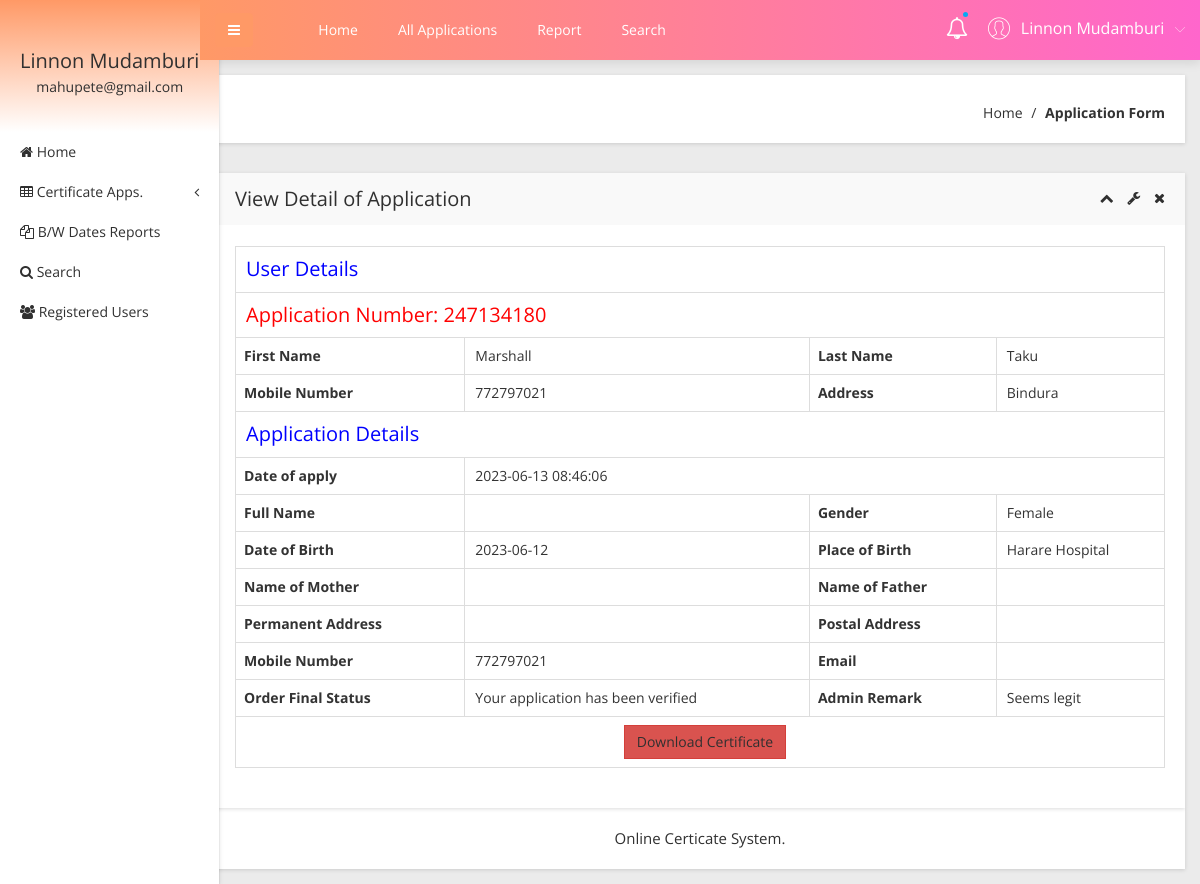
Screenshot of /obcs/admin/view-application-detail.php?viewid=33 (signed in) with the database file from the repository.
### tables this page shows
CREATE TABLE `tblapplication` (
  `ID` int(10) NOT NULL,
  `UserID` int(5) NOT NULL,
  `ApplicationID` varchar(200) DEFAULT NULL,
  `DateofBirth` varchar(200) DEFAULT NULL,
  `Gender` varchar(50) DEFAULT NULL,
  `ChildFirstNames` varchar(200) DEFAULT NULL,
  `PlaceofBirth` varchar(200) DEFAULT NULL,
  `FatherFirstNames` varchar(200) DEFAULT NULL,
  `MotherFirstNames` varchar(120) DEFAULT NULL,
  `childLastName` varchar(100) NOT NULL,
  `FatherLastName` varchar(100) NOT NULL,
  `FatherPob` varchar(100) NOT NULL,
  `FatherID` varchar(200) DEFAULT NULL,
  `Dateofapply` timestamp NULL DEFAULT CURRENT_TIMESTAMP,
  `Remark` varchar(200) DEFAULT NULL,
  `Status` varchar(50) DEFAULT NULL,
  `UpdationDate` timestamp NULL DEFAULT NULL ON UPDATE CURRENT_TIMESTAMP,
  `BirthRecordNo` int(50) DEFAULT NULL,
  `InformantAddress` varchar(100) DEFAULT NULL,
  `InformantQualification` varchar(100) DEFAULT NULL,
  `InformantName` varchar(50) DEFAULT NULL,
  `MotherLastName` varchar(50) DEFAULT NULL,
  `MotherID` varchar(50) DEFAULT NULL,
  `MotherPob` varchar(100) NOT NULL
);

CREATE TABLE `tbluser` (
  `ID` int(10) NOT NULL,
  `FirstName` varchar(200) DEFAULT NULL,
  `LastName` varchar(200) DEFAULT NULL,
  `MobileNumber` bigint(10) DEFAULT NULL,
  `Address` mediumtext,
  `Password` varchar(200) NOT NULL,
  `RegDate` timestamp NULL DEFAULT CURRENT_TIMESTAMP
);

### obcs/admin/view-application-detail.php (the view, shortened to what this page needs)
<?php
include('includes/dbconnection.php');
if (strlen($_SESSION['obcsaid']==0)) {
  header('location:logout.php');
  } else{
  ?>
<!doctype html>
<html class="no-js" lang="en">
<head>
    <link rel="stylesheet" href="css/bootstrap.min.css">
    <link rel="stylesheet" href="css/font-awesome.min.css">
    <link rel="stylesheet" href="css/adminpro-custon-icon.css">
    <link rel="stylesheet" href="css/meanmenu.min.css">
    <link rel="stylesheet" href="css/jquery.mCustomScrollbar.min.css">
    <link rel="stylesheet" href="css/animate.css">
    <link rel="stylesheet" href="css/data-table/bootstrap-table.css">
    <link rel="stylesheet" href="css/data-table/bootstrap-editable.css">
    <link rel="stylesheet" href="css/normalize.css">
    <link rel="stylesheet" href="css/c3.min.css">
    <link rel="stylesheet" href="style.css">
    <link rel="stylesheet" href="css/responsive.css">
</head>
<body class="materialdesign">
    <div class="wrapper-pro">
      <?php include_once('includes/sidebar.php');?>
        <?php include_once('includes/header.php');?>
            <div class="breadcome-area mg-b-30 small-dn">
                <div class="container-fluid">
                    <div class="row">
                        <div class="col-lg-12">
                            <div class="breadcome-list shadow-reset">
                                <div class="row">
                                    <div class="col-lg-12">
                                        <ul class="breadcome-menu">
                                            <li><a href="dashboard.php">Home</a> <span class="bread-slash">/</span>
                                            </li>
                                            <li><span class="bread-blod">Application Form</span>
                                            </li>
                                        </ul>
                                    </div>
                                </div>
                            </div>
                        </div>
                    </div>
                </div>
            </div>
            <div class="data-table-area mg-b-15">
                <div class="container-fluid">
                    <div class="row">
                        <div class="col-lg-12">
                            <div class="sparkline13-list shadow-reset">
                                <div class="sparkline13-hd">
                                    <div class="main-sparkline13-hd">
                                        <h1>View <span class="table-project-n">Detail of</span> Application</h1>
                                        <div class="sparkline13-outline-icon">
                                            <span class="sparkline13-collapse-link"><i class="fa fa-chevron-up"></i></span>
                                            <span><i class="fa fa-wrench"></i></span>
                                            <span class="sparkline13-collapse-close"><i class="fa fa-times"></i></span>
                                        </div>
                                    </div>
                                </div>
                                <div class="sparkline13-graph">
                                    <div class="datatable-dashv1-list custom-datatable-overright">
                                         <?php
                               $vid=$_GET['viewid'];
$sql="SELECT tblapplication.*,tbluser.FirstName,tbluser.LastName,tbluser.MobileNumber,tbluser.Address from  tblapplication join  tbluser on tblapplication.UserID=tbluser.ID where tblapplication.ID=:vid";
$query = $dbh -> prepare($sql);
$query-> bindParam(':vid', $vid, PDO::PARAM_STR);
$query->execute();
$results=$query->fetchAll(PDO::FETCH_OBJ);
$cnt=1;
if($query->rowCount() > 0)
{
foreach($results as $row)
{               ?>
                                <table border="1" class="table table-bordered">
 <tr align="center">
<td colspan="4" style="font-size:20px;color:blue">
 User Details</td></tr>
<tr align="center">
<td colspan="4" style="font-size:20px;color:red">
 Application Number:   <?php  echo $row->ApplicationID;?></td></tr>
    <tr>
    <th scope>First Name</th>
    <td><?php  echo $row->FirstName;?></td>
    <th scope>Last Name</th>
    <td><?php  echo $row->LastName;?></td>
  </tr>
  <tr>
    <th scope>Mobile Number</th>
    <td><?php  echo $row->MobileNumber;?></td>
    <th>Address</th>
    <td><?php  echo $row->Address;?></td>
  </tr>
<tr align="center">
<td colspan="4" style="font-size:20px;color:blue">
 Application Details</td></tr>
 <tr>
         <th scope>Date of apply</th>
    <td colspan="3"><?php  echo $row->Dateofapply;?></td>
 </tr>
 <tr>
    <th scope>Full Name</th>
    <td><?php  echo $row->FullName;?></td>
    <th scope>Gender</th>
    <td><?php  echo $row->Gender;?></td>
  </tr>
   <tr>
    <th scope>Date of Birth</th>
    <td><?php  echo $row->DateofBirth;?></td>
    <th scope>Place of Birth</th>
    <td><?php  echo $row->PlaceofBirth;?></td>
  </tr>
  <tr>
    <th scope>Name of Mother</th>
    <td><?php  echo $row->NameOfMother;?></td>
       <th scope>Name of Father</th>
    <td><?php  echo $row->NameofFather;?></td>
  </tr>
   <tr>
<th scope>Permanent Address</th>
    <td><?php  echo $row->PermanentAdd;?></td>
    <th scope>Postal Address</th>
    <td><?php  echo $row->PostalAdd;?></td>
  </tr>
   <tr>
        <th scope>Mobile Number</th>
    <td><?php  echo $row->MobileNumber;?></td>
    <th scope>Email</th>
    <td><?php  echo $row->Email;?></td>
  </tr>
  <tr>
     <th>Order Final Status</th>
    <td> <?php  $status=$row->Status;
if($row->Status=="Verified")
{
  echo "Your application has been verified";
}
     ;?></td>
     <th >Admin Remark</th>
    <?php if($row->Status==""){ ?>
                     <td><?php echo "Your application has still pending"; ?></td>
<?php } else { ?>                  <td><?php  echo htmlentities($row->Remark);?>
                  </td>
                  <?php } ?>
  </tr>
<?php  if($row->Status=='Verified'): ?>
    <tr>
        <td colspan="4" style="text-align:center;">
    <a href="download-certificate.php?cid=<?php  echo $row->ApplicationID;?>" class="btn btn-danger">
    Download Certificate</a></td>
</tr>
<?php endif;?>
  <?php $cnt=$cnt+1;}} ?>
</table>
                    </div>
                </div>
            </div>
        </div>
    </div>
  <?php include_once('includes/footer.php');?>
</body>
</html><?php }  ?>

### obcs/admin/includes/sidebar.php (shortened to what this page needs)
     <?php
include('includes/dbconnection.php');
if (strlen($_SESSION['obcsaid']==0)) {
  header('location:logout.php');
  } else{
  ?>
  <div class="left-sidebar-pro">
            <nav id="sidebar">
                <div class="sidebar-header">
                    <?php
$aid=$_SESSION['obcsaid'];
$sql="SELECT AdminName,Email from  tbladmin where ID=:aid";
$query = $dbh -> prepare($sql);
$query->bindParam(':aid',$aid,PDO::PARAM_STR);
$query->execute();
$results=$query->fetchAll(PDO::FETCH_OBJ);
$cnt=1;
if($query->rowCount() > 0)
{
foreach($results as $row)
{               ?>
                    <h3> <?php  echo $row->AdminName;?></h3>
                    <p> <?php  echo $row->Email;?></p>
                  <?php $cnt=$cnt+1;}} ?>
                </div>
                <div class="left-custom-menu-adp-wrap">
                    <ul class="nav navbar-nav left-sidebar-menu-pro">
                        <li class="nav-item">
                            <a href="dashboard.php" role="button" aria-expanded="false"><i class="fa big-icon fa-home"></i> <span class="mini-dn">Home</span> </a>
                        </li>
                        <li class="nav-item"><a href="#" data-toggle="dropdown" role="button" aria-expanded="false" class="nav-link dropdown-toggle"><i class="fa big-icon fa-table"></i> <span class="mini-dn">Certificate Apps.</span> <span class="indicator-right-menu mini-dn"><i class="fa indicator-mn fa-angle-left"></i></span></a>
                        </li>
                        <li class="nav-item">
                            <a href="between-dates-report.php" role="button" aria-expanded="false"><i class="fa big-icon fa-files-o"></i> <span class="mini-dn">B/W Dates Reports</span> </a>
                        </li>
                        <li class="nav-item">
                            <a href="search.php" role="button" aria-expanded="false"><i class="fa fa-search"></i> <span class="mini-dn">Search</span> </a>
                        </li>
                             <li class="nav-item">
                            <a href="  registered-users.php" role="button" aria-expanded="false"><i class="fa fa-users"></i> <span class="mini-dn">Registered Users</span> </a>
                        </li>
                    </ul>
                </div>
            </nav>
        </div>
        <?php }  ?>

### obcs/admin/includes/header.php (shortened to what this page needs)
      <?php
include('includes/dbconnection.php');
if (strlen($_SESSION['obcsaid']==0)) {
  header('location:logout.php');
  } else{
  ?>
 <div class="content-inner-all">
            <div class="header-top-area">
                <div class="fixed-header-top">
                    <div class="container-fluid">
                        <div class="row">
                            <div class="col-lg-1 col-md-6 col-sm-6 col-xs-12">
                                <button type="button" id="sidebarCollapse" class="btn bar-button-pro header-drl-controller-btn btn-info navbar-btn">
                                    <i class="fa fa-bars"></i>
                                </button>
                            </div>
                            <div class="col-lg-6 col-md-1 col-sm-1 col-xs-12">
                                <div class="header-top-menu tabl-d-n">
                                    <ul class="nav navbar-nav mai-top-nav">
                                        <li class="nav-item"><a href="dashboard.php" class="nav-link">Home</a>
                                        </li>
                                        <li class="nav-item"><a href="all-applications.php" class="nav-link">All Applications</a>
                                        </li>
                                        <li class="nav-item"><a href="between-dates-report.php" class="nav-link">Report</a>
                                        </li>
                                        <li class="nav-item"><a href="search.php" class="nav-link">Search</a>
                                        </li>
                                    </ul>
                                </div>
                            </div>
                            <div class="col-lg-5 col-md-5 col-sm-6 col-xs-12">
                                <div class="header-right-info">
                                    <ul class="nav navbar-nav mai-top-nav header-right-menu">
                                        <li class="nav-item"><a href="new-birth-application.php" data-toggle="dropdown" role="button" aria-expanded="false" class="nav-link dropdown-toggle"><i class="fa fa-bell-o" aria-hidden="true"></i><span class="indicator-nt"></span></a>
                                        </li>
                                        <li class="nav-item">
                                            <a href="#" data-toggle="dropdown" role="button" aria-expanded="false" class="nav-link dropdown-toggle">
                                                <?php
$aid=$_SESSION['obcsaid'];
$sql="SELECT AdminName,Email from  tbladmin where ID=:aid";
$query = $dbh -> prepare($sql);
$query->bindParam(':aid',$aid,PDO::PARAM_STR);
$query->execute();
$results=$query->fetchAll(PDO::FETCH_OBJ);
$cnt=1;
if($query->rowCount() > 0)
{
foreach($results as $row)
{               ?>
                                                <span class="adminpro-icon adminpro-user-rounded header-riht-inf"></span>
                                                <span class="admin-name"><?php  echo $row->AdminName;?></span>
                                                <span class="author-project-icon adminpro-icon adminpro-down-arrow"></span><?php $cnt=$cnt+1;}} ?>
                                            </a>
                                        </li>
                                    </ul>
                                </div>
                            </div>
                        </div>
                    </div>
                </div>
            </div><?php }  ?>

### rows the page displays
tblapplication: ApplicationID "247134180", UserID.FirstName "Marshall", UserID.LastName "Taku", UserID.MobileNumber "772797021", UserID.Address "Bindura", Dateofapply "2023-06-13 08:46:06", Gender "Female", DateofBirth "2023-06-12", PlaceofBirth "Harare Hospital", Status "Your application has been verified", Remark "Seems legit"

### other values shown
$row->AdminName "Linnon Mudamburi"
$row->Email "mahupete@gmail.com"
